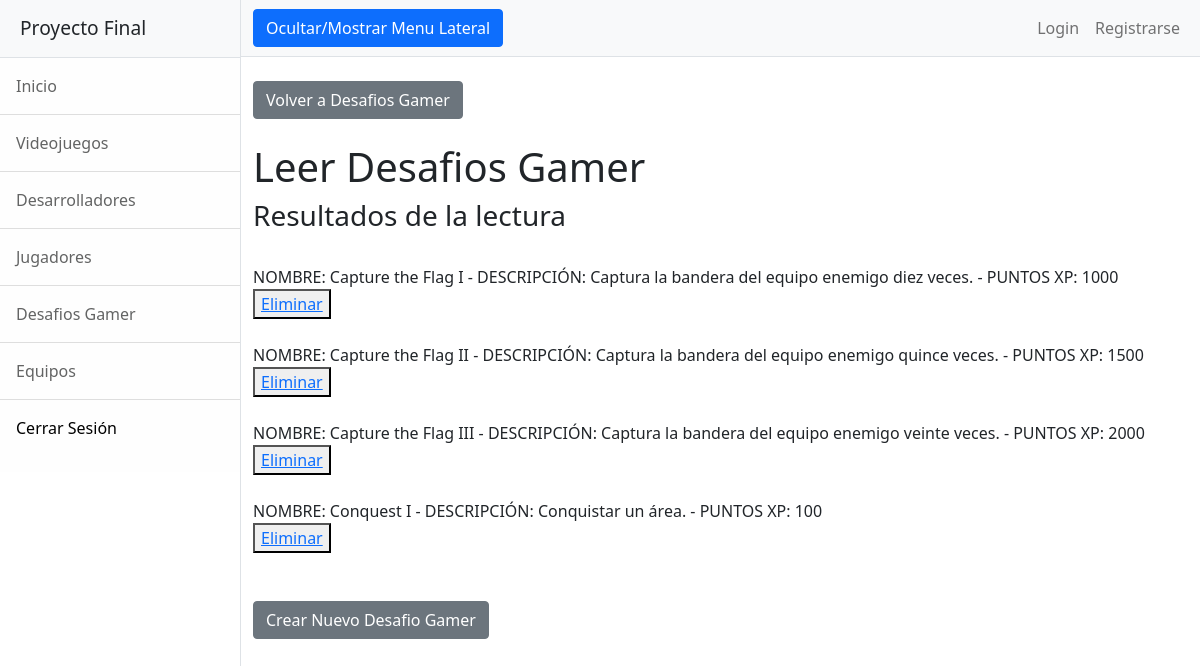
The app's page /AppFinal/desafiosgamerLeer (signed in), older data.
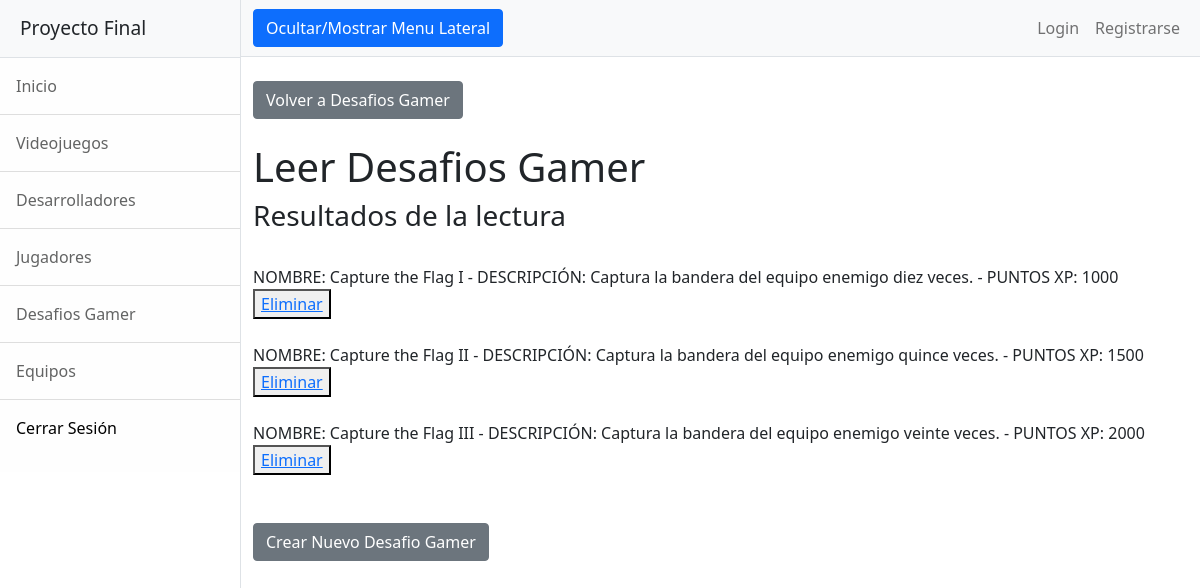
The same page, newer data.
### AppFinal/models.py (models this page shows)
class DesafioGamer(models.Model):
    nombre = models.CharField(max_length = 20)
    descripcion = models.CharField(max_length = 240)
    puntos_xp = models.IntegerField()
    def __str__(self):
        return f"NOMBRE: {self.nombre} - DESCRIPCIÓN: {self.descripcion} - PUNTOS XP: {self.puntos_xp}"

### AppFinal/views.py (the view)
# urls.py: path('desafiosgamerLeer', views.desafiosgamerLeer, name="DesafiosGamerLeer"),
@login_required
def desafiosgamerLeer(request):
    desafiosgamer = DesafioGamer.objects.all()
    contexto = {"desafiosgamer":desafiosgamer}
    return render(request, "AppFinal/desafiosgamerLeer.html", contexto)

### AppFinal/templates/AppFinal/desafiosgamerLeer.html
{% extends "AppFinal/padre.html" %}
{% load static %}
{% block dynamicContent %}
    <div class="container-fluid">
        <br><a class="btn btn-secondary" href="{% url 'DesafiosGamer' %}">Volver a Desafios Gamer</a>
        <h1 class="mt-4">Leer Desafios Gamer</h1>
        <h3>Resultados de la lectura</h3><br>
        {% for desafiogamer in desafiosgamer %}
            {{desafiogamer}}<br>
            <button><a href="{% url 'DesafiosGamerEliminar' desafiogamer.nombre %}">Eliminar</a></button><br><br>
        {% endfor %}
        <br><a class="btn btn-secondary" href="{% url 'DesafiosGamerFormulario' %}">Crear Nuevo Desafio Gamer</a>
    </div>
{% endblock %}

Row changes from the older to the newer data that the page shows:
removed DesafioGamer: nombre+descripcion+puntos_xp "NOMBRE: Conquest I - DESCRIPCIÓN: Conquistar un área. - PUNTOS XP: 100"
